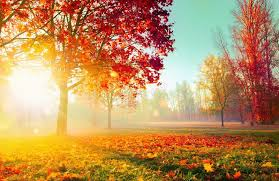
#> input picture DIP_Lab_Works/Negative_Trnsformation/scene.png, 279 x 181 px
$ jupyter execute Negative_Trans.ipynb
#> lines starting #> are read from the running program, lines starting #| are printed output that depends on the picture
[cell 1]
#Negative Transformation
import cv2
import matplotlib.pyplot as plt
img_bgr=cv2.cvtColor(cv2.imread('scene.png'),cv2.COLOR_BGR2RGB)
plt.imshow(img_bgr)

[cell 2]
color=('b','g','r')
for i,col in enumerate(color):
    histr=cv2.calcHist([img_bgr],[i],None,[256],[0,256])
    plt.plot(histr,color=col)
plt.show()
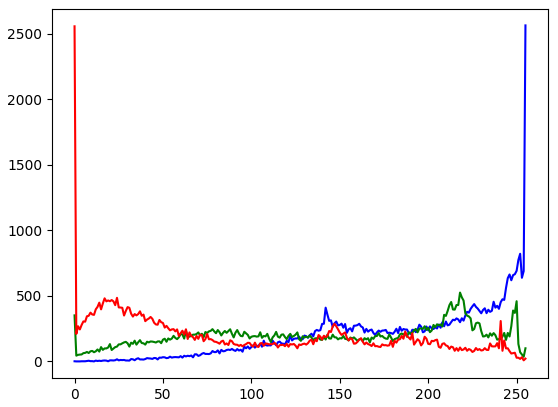
#> figure drawn by matplotlib, 1 panel; curve peaks at x = 255, y = 2563; curve peaks at x = 218, y = 525; curve peaks at x = 0, y = 2556

[cell 3]
#Negation
img_neg=1-img_bgr
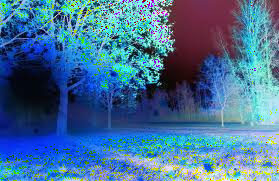
#> img_neg: shape (181, 279, 3); mean R, G, B 68.3, 111.6, 150.5
plt.imshow(img_neg)
plt.show()

[cell 4]
color=('b','g','r')
for i,col in enumerate(color):
    histr=cv2.calcHist([img_neg],[i],None,[256],[0,256])
    plt.plot(histr,color=col)
plt.show()
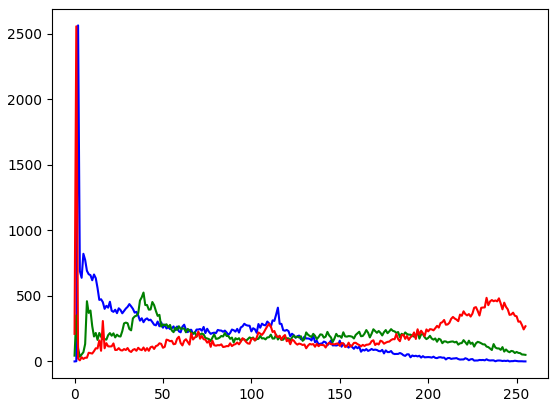
#> figure drawn by matplotlib, 1 panel; curve peaks at x = 2, y = 2563; curve peaks at x = 39, y = 525; curve peaks at x = 1, y = 2556
